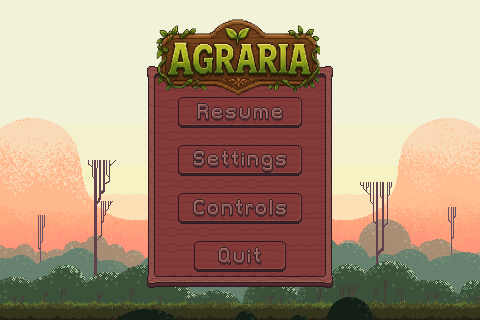

Tiled map render using the project's own tile images. Description and the map definition, with tile-layer contents summarised, below:
An orthogonal 30x20 tile map with 16x16 px tiles, 8 tile layers (Capa de patrones 1, Capa de patrones 2, Capa de patrones 3, Capa de patrones 4, ...), 8 tilesets.

<map version="1.10" tiledversion="1.12.2" orientation="orthogonal" renderorder="right-down" width="30" height="20" tilewidth="16" tileheight="16" infinite="0" nextlayerid="11" nextobjectid="1">
 <tileset firstgid="1" source="Hills Layer 01.tsx" />
 <tileset firstgid="513" source="Hills Layer 02.tsx" />
 <tileset firstgid="1024" source="Hills Layer 03.tsx" />
 <tileset firstgid="1535" source="Hills Layer 04.tsx" />
 <tileset firstgid="2046" source="Hills Layer 05.tsx" />
 <tileset firstgid="2557" source="Hills Layer 06.tsx" />
 <tileset firstgid="3057" source="Wooden Pixel Art GUI 32x32.tsx" />
 <tileset firstgid="5413" source="agrarialogo.tsx" />
 <layer id="1" name="Capa de patrones 1" width="30" height="20">
  <data>[600 cells, 600 non-empty, 460 distinct tile ids]</data>
 </layer>
 <layer id="2" name="Capa de patrones 2" width="30" height="20">
  <data>[600 cells, 270 non-empty, 270 distinct tile ids]</data>
 </layer>
 <layer id="3" name="Capa de patrones 3" width="30" height="20">
  <data>[600 cells, 300 non-empty, 300 distinct tile ids]</data>
 </layer>
 <layer id="4" name="Capa de patrones 4" width="30" height="20">
  <data>[600 cells, 300 non-empty, 300 distinct tile ids]</data>
 </layer>
 <layer id="5" name="Capa de patrones 5" width="30" height="20">
  <data>[600 cells, 120 non-empty, 120 distinct tile ids]</data>
 </layer>
 <layer id="6" name="Capa de patrones 6" width="30" height="20">
  <data>[600 cells, 80 non-empty, 80 distinct tile ids]</data>
 </layer>
 <layer id="7" name="Capa de patrones 7" width="30" height="20">
  <data>[600 cells, 168 non-empty, 33 distinct tile ids]</data>
 </layer>
 <layer id="8" name="Capa de patrones 8" width="30" height="20">
  <data>[600 cells, 115 non-empty, 115 distinct tile ids]</data>
 </layer>
</map>
